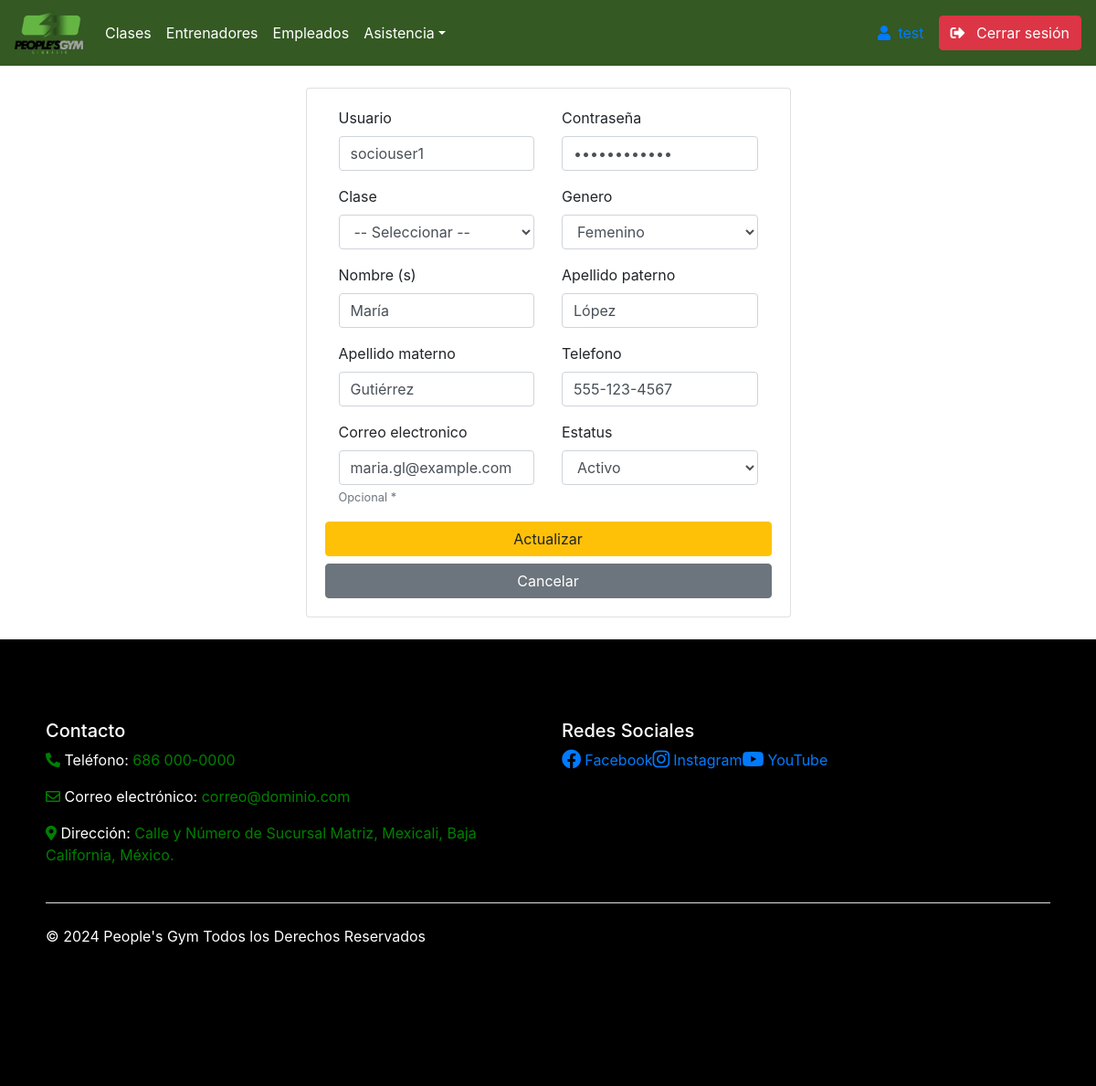
Screenshot of /Admin/UpdateSocio.php?id=1 (signed in) with the database file from the repository.
### tables this page shows
CREATE TABLE `tb_socios` (
  `N_Socio` int(11) NOT NULL COMMENT 'Numero de socio',
  `N_Usuario` varchar(50) NOT NULL COMMENT 'Nombre de usuario para acceso al sistema',
  `N_Password` varchar(255) NOT NULL COMMENT 'Contraseña para acceso al sistema',
  `N_Genero` int(11) NOT NULL COMMENT 'Genero del socio',
  `N_Nombre` varchar(100) NOT NULL COMMENT 'Nombre del socio',
  `N_ApellidoPa` varchar(100) NOT NULL COMMENT 'Primer apellido del socio',
  `N_ApellidoMa` varchar(100) NOT NULL COMMENT 'Sgundo apellido del socio',
  `N_Telefono` varchar(20) NOT NULL COMMENT 'telefono de contacto opcional',
  `N_Correo` varchar(100) NOT NULL COMMENT 'Correo de contacto opcional',
  `N_Clases` int(11) NOT NULL COMMENT 'Identificador de la clase que toma (opcional)',
  `ID_Estado` int(11) NOT NULL COMMENT 'Indeitifcador del estado del usuario (Activo, inactivo, etc)'
);

### Admin/UpdateSocio.php (the view, shortened to what this page needs)
<?php
$conexion = ConexionBD::obtenerConexion();
if (isset($_GET['id'])) {
    $Id = $_GET['id'];
    $Query = "SELECT * FROM tb_Socios WHERE N_Socio = '$Id'";
    $Resultado = mysqli_query($conexion, $Query);
    if (mysqli_num_rows($Resultado) == 1) {
        $row = mysqli_fetch_array($Resultado);
        $Usuario = $row['N_Usuario'];
        $Contra = $row['N_Password'];
        $Genero = $row['N_Genero'];
        $clase = $row['N_Clases'];
        $Nombre = $row['N_Nombre'];
        $Apellido1 = $row['N_ApellidoPa'];
        $Apellido2 = $row['N_ApellidoMa'];
        $Telefono = $row['N_Telefono'];
        $Correo = $row['N_Correo'];
        $Estatus = $row['ID_Estado'];
    }
}
?>
<?php include('Includes/Header.php'); ?>
<div class="container p-4">
    <div class="row">
        <div class="col-md-6 mx-auto">
            <div class="card card-body">
                <form id="actualizarForm" action="UpdateSocio.php?id=<?php echo $_GET['id']; ?>" method="POST">
                <div class="container">
                        <div class="row">
                            <div class="col-md-6">
                                <div class="form-group">
                                    <label for="usuario" form="form-label">Usuario</label>
                                    <input type="text" name="usuario" id="usuario" class="form-control" value="<?php echo $Usuario ?>" required>
                                </div>
                                <div class="form-group">
                                    <label for="clase" class="form-label">Clase</label>
                                    <select class="form-control" name="clase" id="clase" required>
                                        <?php
                                        $query_roles = "SELECT NID_Clase,N_Clase FROM cat_clases";
                                        $resultado_roles = mysqli_query($conexion, $query_roles);
                                        while ($row = mysqli_fetch_assoc($resultado_roles)) {
                                            $selected = ($row['NID_Clase'] == $clase) ? 'selected' : '';
                                            echo "<option value='" . $row['NID_Clase'] . "' $selected>" . $row['N_Clase'] . "</option>";
                                        }
                                        ?>
                                    </select>
                                </div>
                                <div class="form-group">
                                    <label for="nombre">Nombre (s)</label>
                                    <input type="text" name="nombre" id="nombre" class="form-control" value="<?php echo $Nombre ?>">
                                </div>
                                <div class="form-group">
                                    <label for="apellido2">Apellido materno</label>
                                    <input type="text" name="apellido2" id="apellido2" class="form-control" value="<?php echo $Apellido2 ?>">
                                </div>
                                <div class="form-group">
                                    <label for="email">Correo electronico</label>
                                    <input type="email" name="email" id="email" class="form-control" value="<?php echo $Correo ?>" aria-describedby="helpId">
                                    <small id="helpId" class="text-muted">Opcional *</small>
                                </div>
                            </div>
                            <div class="col-md-6">
                                <div class="form-group">
                                    <label for="password" class="form-label">Contraseña</label>
                                    <input type="password" name="password" id="password" class="form-control" value="<?php echo $Contra ?>">
                                </div>
                                <div class="form-group">
                                    <label for="genero" class="form-label">Genero</label>
                                    <select class="form-control" name="genero" id="genero">
                                        <?php
                                        $query_generos = "SELECT * FROM cat_generos";
                                        $resultado_generos = mysqli_query($conexion, $query_generos);
                                        while ($filas = mysqli_fetch_assoc($resultado_generos)) {
                                            $selected = ($filas['NID_Genero'] == $Genero) ? 'selected' : '';
                                            echo "<option value='" . $filas['NID_Genero'] . "' $selected>" . $filas['N_Genero'] . "</option>";
                                        }
                                        ?>
                                    </select>
                                </div>
                                <div class="form-group">
                                    <label for="apeliido1">Apellido paterno</label>
                                    <input type="text" name="apeliido1" id="apeliido1" class="form-control" value="<?php echo $Apellido1 ?>">
                                </div>
                                <div class="form-group">
                                    <label for="telefono">Telefono</label>
                                    <input type="text" name="telefono" id="telefono" class="form-control" value="<?php echo $Telefono ?>">
                                </div>
                                <div class="form-group">
                                    <label for="estatus" class="form-label">Estatus</label>
                                    <select class="form-control" name="estatus" id="estatus">
                                        <?php
                                        $query_estados = "SELECT * FROM cat_estados";
                                        $resultado_estados = mysqli_query($conexion, $query_estados);
                                        while ($filas = mysqli_fetch_assoc($resultado_estados)) {
                                            $selected = ($filas['NID_Estado'] == $Estatus) ? 'selected' : '';
                                            echo "<option value='" . $filas['NID_Estado'] . "' $selected>" . $filas['N_Estado'] . "</option>";
                                        }
                                        ?>
                                    </select>
                                </div>
                            </div>
                        </div>
                    </div>
                    <button type="button" class="btn btn-warning btn-block" data-toggle="modal" data-target="#confirmacionModal">Actualizar</button>
                    <a href="Empleados.php" class="btn btn-secondary btn-block">Cancelar</a>
                </form>
            </div>
        </div>
    </div>
</div>
<?php include('Includes/Footer.php'); ?>

### rows the page displays
tb_socios: usuario "sociouser1", nombre "María", apellido2 "Gutiérrez", email "maria.gl@example.com", apeliido1 "López", telefono "555-123-4567"

### other values shown
$_SESSION['NombreUsuario'] "test"
form field clase "-- Seleccionar --"
form field genero "Femenino"
form field estatus "Activo"
